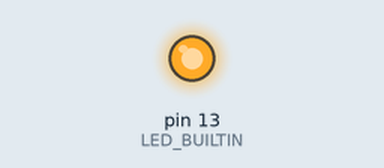
This sketch was run on a simulated Arduino Uno, built with avr-gcc and run on an emulated ATmega328P. On the bench: output pins drawn as LEDs (lit = HIGH).

Above: at 0.35 s.
At 4.6 s:
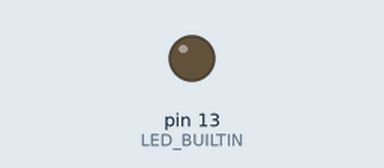
Timing chart, 0 to 6.5 s (numbered marks = the images above):
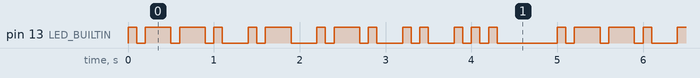

Measured:
- by itself, pin 13 (LED_BUILTIN): moves between LOW and HIGH, repeating every 5.0 s
- by itself, everything shown: repeats every 5.0 s, in 28 steps

The sketch:

Paris.ino
```cpp
void setup() {
  // initialize digital pin LED_BUILTIN as an output.
  pinMode(LED_BUILTIN, OUTPUT);

}

// morse code dit dah definitions
// timing: https://morsecode.world/international/timing.html
// 12wpm = 100ms per unit
void dit() {
  digitalWrite(LED_BUILTIN, HIGH);   // turn the LED on (HIGH is the voltage level)
  delay(100);                        // wait for 100 milliseconds - 1 unit
  digitalWrite(LED_BUILTIN, LOW);    // turn the LED off by making the voltage LOW
  delay(100);                        // wait for 100 milliseconds - 1 unit
}

void dah() {
  digitalWrite(LED_BUILTIN, HIGH);   // turn the LED on (HIGH is the voltage level)
  delay(300);                        // wait for 300 milliseconds - 3 units
  digitalWrite(LED_BUILTIN, LOW);    // turn the LED off by making the voltage LOW
  delay(100);                        // wait for 100 milliseconds - 1 unit
}

// letter definitions
void letter_A() {
  dit();
  dah();
  delay(200);          // add some delay between letters (ending in dah); 1+2 units
}

void letter_I() {
  dit();
  dit();
  delay(200);          // add some delay between letters (ending in dit); 1+2 units
}

void letter_O() {
  dah();
  dah();
  dah();
  delay(200);          // add some delay between letters (ending in dah); 1+2 units
}

void letter_P() {
  dit();
  dah();
  dah();
  dit();
  delay(200);          // add some delay between letters (ending in dah); 1+2 units
}

void letter_R() {
  dit();
  dah();
  dit();
  delay(200);          // add some delay between letters (ending in dit); 1+2 units
}

void letter_S() {
  dit();
  dit();
  dit();
  delay(200);          // add some delay between letters (ending in dit); 1+2 units
}


// SOS
void word_SOS() {
  letter_S();
  letter_O();
  letter_S();
  delay(400);          // add some delay between words; 3+4 units
}

// Paris
void word_Paris() {
  letter_P();
  letter_A();
  letter_R();
  letter_I();
  letter_S();
  delay(400);          // add some delay between words; 3+4 units
}

void loop() {
  //word_SOS();
  word_Paris();
}
```
